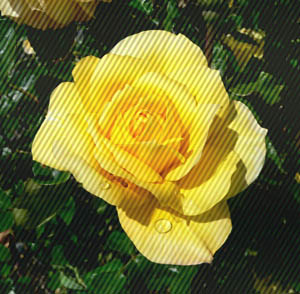
#> input picture Files used as input/img18.bmp, 300 x 294 px, found by its file name
$ python 'C5_11 General_code_LPF_HPF_BSF_BPF_Ideal_Gauss_Butter.py'
#> lines starting #> are read from the running program, lines starting #| are printed output that depends on the picture
### Chapter 09/my_package/my_functions.py
#======================================================================
# Purpose : creating custom functions for usage
#======================================================================

import matplotlib.pyplot as plt
import cv2
import numpy as np

# Function my_imshow is used to display image using matplotlib method and is
# usually used with subplots

def my_imshow(input_image,str='',ax='Nothing Passed'):
    if ax=='Nothing Passed':
        fig1,ax1=plt.subplots()
        fig1.show()
        if input_image.ndim==3:
            plt.imshow(cv2.cvtColor(input_image, cv2.COLOR_BGR2RGB))
        else:
            plt.imshow(cv2.cvtColor(input_image, cv2.COLOR_GRAY2RGB))
        plt.axis("off")
        plt.gca().set_title(str)
        return fig1,ax1
    else:
        if input_image.ndim==3:
            ax.imshow(cv2.cvtColor(input_image, cv2.COLOR_BGR2RGB))
        else:
            ax.imshow(cv2.cvtColor(input_image, cv2.COLOR_GRAY2RGB))
        ax.axis("off")
        ax.set_title(str)

# Function norm_uint8 defined below,
# Normalises and convert to uint8 an input_image and return the same, usually
# used while displaying a grayscale image which has been converted to float32
# during processing

def norm_uint8(input_image):
    input_image=input_image-np.min(input_image)
    input_image=255*input_image/np.max(input_image)
    input_image=np.uint8(input_image)
    return input_image


### Chapter 05/C5_11 General_code_LPF_HPF_BSF_BPF_Ideal_Gauss_Butter.py
#======================================================================
# PURPOSE : General Code for frequency domain filtering of images
# This code implements - Lowpass, Highpass, Band stop and Bandpass filtering
# This code will do the above for Ideal, Gaussian and Butterworth filters
#======================================================================
import cv2,matplotlib.pyplot as plt
import numpy as np
import scipy.fft as sfft
import sys
import my_package.my_functions as mf # This is a user defined package
# one may find the details related to its contents and usage in section XXX

#---------------------------------------------------------------------------
#    FUNCTION : Designing IDEAL LOW PASS Filter
#---------------------------------------------------------------------------
def Ideal_LPF(freq_points,fc):
    # Initialising an image with shape equal to fft_input_image with all zeros
    freq_domain_filter=np.zeros((freq_points,freq_points))
    # Creating the LPF in following loop
    for i in np.arange(0,freq_points,1):
        for j in np.arange(0,freq_points,1):
            if np.sqrt((i-freq_points/2)**2+(j-freq_points/2)**2)<fc*freq_points:
                freq_domain_filter[i,j]=1
    return(freq_domain_filter)

#---------------------------------------------------------------------------
#    FUNCTION : Designing GAUSSIAN LOW PASS Filter
#---------------------------------------------------------------------------
def Gauss_LPF(freq_points,fc):
    freq_domain_filter=np.zeros((freq_points,freq_points))
    # Creating 2D freq. grid for Gaussian filter generation in freq. domain
    f_positions_norm=np.linspace(0,freq_points,freq_points)
    fx=f_positions_norm/np.max(f_positions_norm)-0.5
    fy=fx                  # Because we are taking circularly symmetry
    fxx,fyy=np.meshgrid(fx,fy)  # 2 arrays of fx & fy coordinates in 2D
    # Sigma of Gaussian dictated by cutoff frequency fc (half power freq.)
    sigma_c=np.sqrt((fc**2)/(2*np.log(np.sqrt(2))))
    # 2D Gaussian creation
    freq_domain_filter=np.exp(-((fxx**2+fyy**2)/(2*(sigma_c**2))))
    return(freq_domain_filter)

#---------------------------------------------------------------------------
#    FUNCTION : Designing BUTTERWORTH LOW PASS Filter
#---------------------------------------------------------------------------
def Butter_LPF(freq_points,fc,n):
    freq_domain_filter=np.zeros((freq_points,freq_points))
    # Creating 2D freq. grid for Butterworth filter generation in freq. domain
    f_positions_norm=np.linspace(0,freq_points,freq_points)
    fx=f_positions_norm/np.max(f_positions_norm)-0.5
    fy=fx                  # Because we are taking circularly symmetry
    fxx,fyy=np.meshgrid(fx,fy)  # 2 arrays of fx & fy coordinates in 2D
    # 2D Butterworth creation (fc is already -3db frequency)
    freq_domain_filter=np.sqrt(1/(1+((np.sqrt(fxx**2+fyy**2))/(fc))**(2*n)))
    return(freq_domain_filter)

#---------------------------------------------------------------------------
#    Importing and displaying image in space domain
#---------------------------------------------------------------------------
input_image=np.float32(cv2.imread('img18.bmp',0))
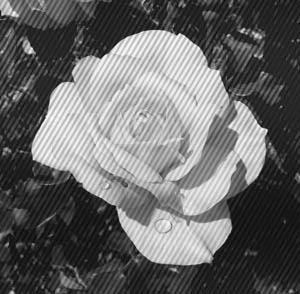
#> input_image: shape (294, 300) float32; min 4, max 253, mean 102.3
r,c=np.shape(input_image)
#> r = 294; c = 300
fig1,ax1=plt.subplots(2,3)
fig1.show()
mf.my_imshow(mf.norm_uint8(input_image),'(a) Spatial Domain',ax1[0,0])

#---------------------------------------------------------------------------
#    Image in normalised frequency domain (Magnitude Plot)
#---------------------------------------------------------------------------
freq_points=np.max([r,c])
#> freq_points = 300
fft_input_image=sfft.fft2(input_image,[freq_points,freq_points])
mag_image=np.abs(sfft.fftshift(fft_input_image))
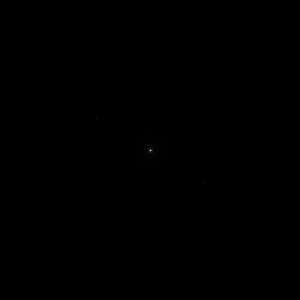
#> mag_image: shape (300, 300) float32; min 3.64, max 9019250, mean 3829.3; drawn with min black and max white
mf.my_imshow(mf.norm_uint8(np.log(1+mag_image)),"(b) Frequency Domain (Magnitude)",ax1[0,1])
#> in norm_uint8 (call 2), `input_image=input_image-np.min(input_image)`:
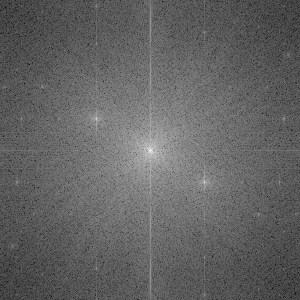
#> input_image: shape (300, 300) float32; min 0, max 14.48, mean 5.66; drawn with min black and max white

# Select the nature of filter (Low pass Highpass, Band Stop, Band Pass) ...
# ... and the type (Ideal, Gaussian, Butterworth) accoding to  below ...
# the match case ladder below ...
filter_type=12

fc1=.15 # First cutoff (the only cutoff for Lowpass or Highpass filter)
fc2=.25 # Second cutoff (for Band stop and band pass filter)

n=10 # Order of butterworth filter (if used)

#---------------------------------------------------------------------------
#    Designing Required Filter
#---------------------------------------------------------------------------
match filter_type:
    case 1:
        Str='IDEAL Lowpass Filter'
        freq_domain_filter=Ideal_LPF(freq_points,fc1)
    case 2:
        Str='Gaussian Lowpass Filter'
        freq_domain_filter=Gauss_LPF(freq_points,fc1)
    case 3:
        Str='Butterworth Lowpass Filter'
        freq_domain_filter=Butter_LPF(freq_points,fc1,n)
    case 4:
        Str='IDEAL Highpass Filter'
        freq_domain_filter=1-Ideal_LPF(freq_points,fc1)
    case 5:
        Str='GAUSSIAN Highpass Filter'
        freq_domain_filter=1-Gauss_LPF(freq_points,fc1)
    case 6:
        Str='Butterworth Highpass Filter'
        freq_domain_filter=1-Butter_LPF(freq_points,fc1,n)
    case 7:
        Str='IDEAL Band Stop Filter'
        LPF=Ideal_LPF(freq_points,fc1)
        HPF=1-Ideal_LPF(freq_points,fc2)
        freq_domain_filter=(HPF+LPF)-np.min(HPF+LPF)
        freq_domain_filter=(freq_domain_filter)/np.max(freq_domain_filter)
    case 8:
        Str='GAUSSIAN Band Stop Filter'
        LPF=Gauss_LPF(freq_points,fc1)
        HPF=1-Gauss_LPF(freq_points,fc2)
        freq_domain_filter=(HPF+LPF)-np.min(HPF+LPF)
        freq_domain_filter=(freq_domain_filter)/np.max(freq_domain_filter)
    case 9:
        Str='Butterworth Band Stop Filter'
        LPF=Butter_LPF(freq_points,fc1,n)
        HPF=1-Butter_LPF(freq_points,fc2,n)
        freq_domain_filter=(HPF+LPF)-np.min(HPF+LPF)
        freq_domain_filter=(freq_domain_filter)/np.max(freq_domain_filter)
    case 10:
        Str='IDEAL Bandpass Filter'
        LPF=Ideal_LPF(freq_points,fc1)
        HPF=1-Ideal_LPF(freq_points,fc2)
        freq_domain_filter=(HPF+LPF)-np.min(HPF+LPF)
        freq_domain_filter=(freq_domain_filter)/np.max(freq_domain_filter)
        freq_domain_filter=1-(HPF+LPF)
    case 11:
        Str='GAUSSIAN Bandpass Filter'
        LPF=Gauss_LPF(freq_points,fc1)
        HPF=1-Gauss_LPF(freq_points,fc2)
        freq_domain_filter=(HPF+LPF)-np.min(HPF+LPF)
        freq_domain_filter=(freq_domain_filter)/np.max(freq_domain_filter)
        freq_domain_filter=1-(HPF+LPF)
    case 12:
        Str='Butterworth Bandpass Filter'
        LPF=Butter_LPF(freq_points,fc1,n)
        HPF=1-Butter_LPF(freq_points,fc2,n)
        freq_domain_filter=(HPF+LPF)-np.min(HPF+LPF)
        freq_domain_filter=(freq_domain_filter)/np.max(freq_domain_filter)
        freq_domain_filter=1-(HPF+LPF)
    case _:
        print('select valid input')
        sys.exit()  # To exit the system

#---------------------------------------------------------------------------
#    Plotting the filter response
#---------------------------------------------------------------------------
mf.my_imshow(mf.norm_uint8(freq_domain_filter),"(c) Frequency Domain Filter",ax1[0,2])
ax1[0,2].plot(freq_points-c*freq_domain_filter[np.int16(freq_points/2),:])
ax1[0,2].axis('on')

# Setting the x-ticks as per frequency (f) in range [-.5 to .5]
x_positions=np.linspace(0,freq_points-1,5);
#> x_positions = [0, 74.75, 149.5, 224.2, 299]
x_labels=x_positions/np.max(x_positions)-0.5
#> x_labels = [-0.5, -0.25, 0, 0.25, 0.5]
ax1[0,2].set_xticks(x_positions, x_labels)

# Setting the y-ticks as per frequency (f) in range [-.5 to .5]
y_positions=np.linspace(0,freq_points-1,5);
#> y_positions = [0, 74.75, 149.5, 224.2, 299]
y_labels=y_positions/np.max(y_positions)-0.5
ax1[0,2].set_yticks(y_positions, y_labels)

ax1[0,2].set_xlabel('fx & f axis ->')
ax1[0,2].set_ylabel('fy & amp [0 to 1] axis ->')

fig1.suptitle(Str)

#---------------------------------------------------------------------------
#    Filtering in frequency domain
#---------------------------------------------------------------------------
freq_filtered_image=sfft.fftshift(fft_input_image)*freq_domain_filter
mf.my_imshow(mf.norm_uint8(np.log(1+np.abs(freq_filtered_image))),"(d) Frequency Domain Filtering",ax1[1,0])
#> in norm_uint8 (call 4), `input_image=input_image-np.min(input_image)`:
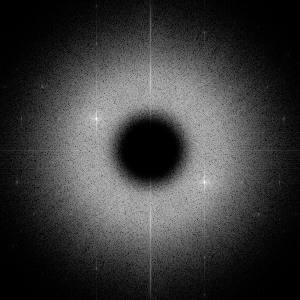
#> input_image: shape (300, 300) float64; min 0, max 13.34, mean 3.07; drawn with min black and max white

#---------------------------------------------------------------------------
#    Image Transformed back in time domain
#---------------------------------------------------------------------------
image_back_in_time=sfft.ifft2(sfft.ifftshift(freq_filtered_image))
mf.my_imshow(mf.norm_uint8(image_back_in_time),'(e) PADDED Spatial Domain',ax1[1,1])
#> in norm_uint8 (call 5), `input_image=np.uint8(input_image)`:
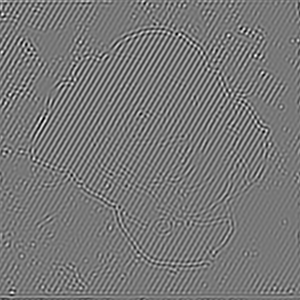
#> input_image: shape (300, 300); min 0, max 254, mean 120.2

#---------------------------------------------------------------------------
#    Image Transformed back in time domain (displayed without padding)
#---------------------------------------------------------------------------
image_back_in_time=sfft.ifft2(sfft.ifftshift(freq_filtered_image))
mf.my_imshow(mf.norm_uint8(image_back_in_time[0:r,0:c]),'(f) Spatial Domain',ax1[1,2])
#> in norm_uint8 (call 6), `input_image=np.uint8(input_image)`:
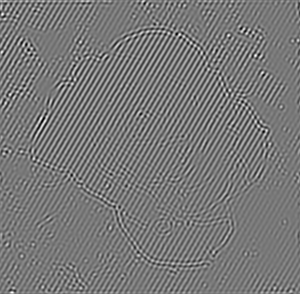
#> input_image: shape (294, 300); min 0, max 254, mean 120.3

plt.show()
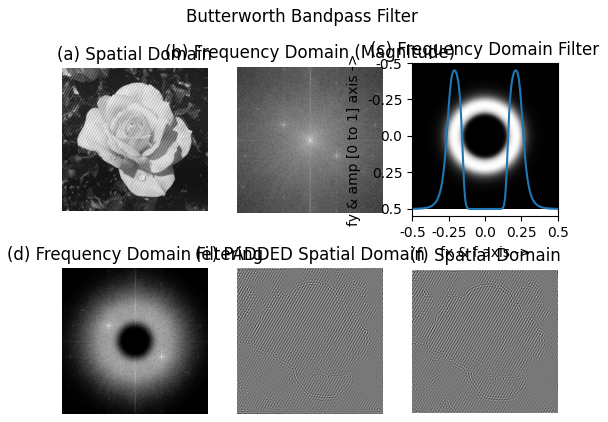
#> figure drawn by matplotlib, 6 panels
print("Completed Successfully ...")

$ run again, with Files used as input/img10.bmp copied over Files used as input/img18.bmp
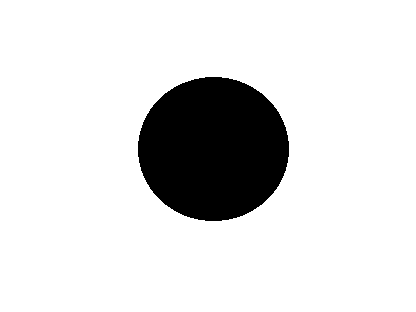
#> input picture Files used as input/img10.bmp, 416 x 312 px, found by its file name
#> in norm_uint8 (call 5), `input_image=np.uint8(input_image)`:
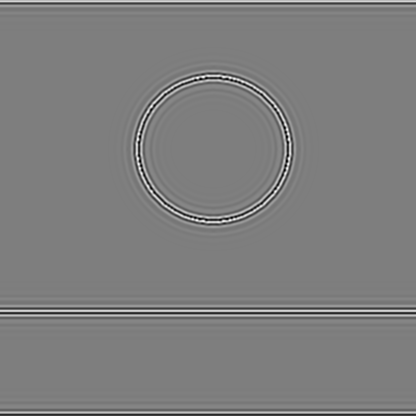
#> input_image: shape (416, 416); min 0, max 254, mean 125.9
#> in norm_uint8 (call 6), `input_image=np.uint8(input_image)`:
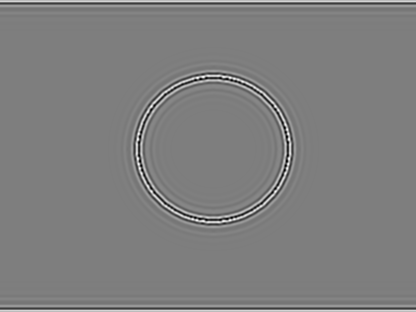
#> input_image: shape (312, 416); min 0, max 254, mean 126.4
